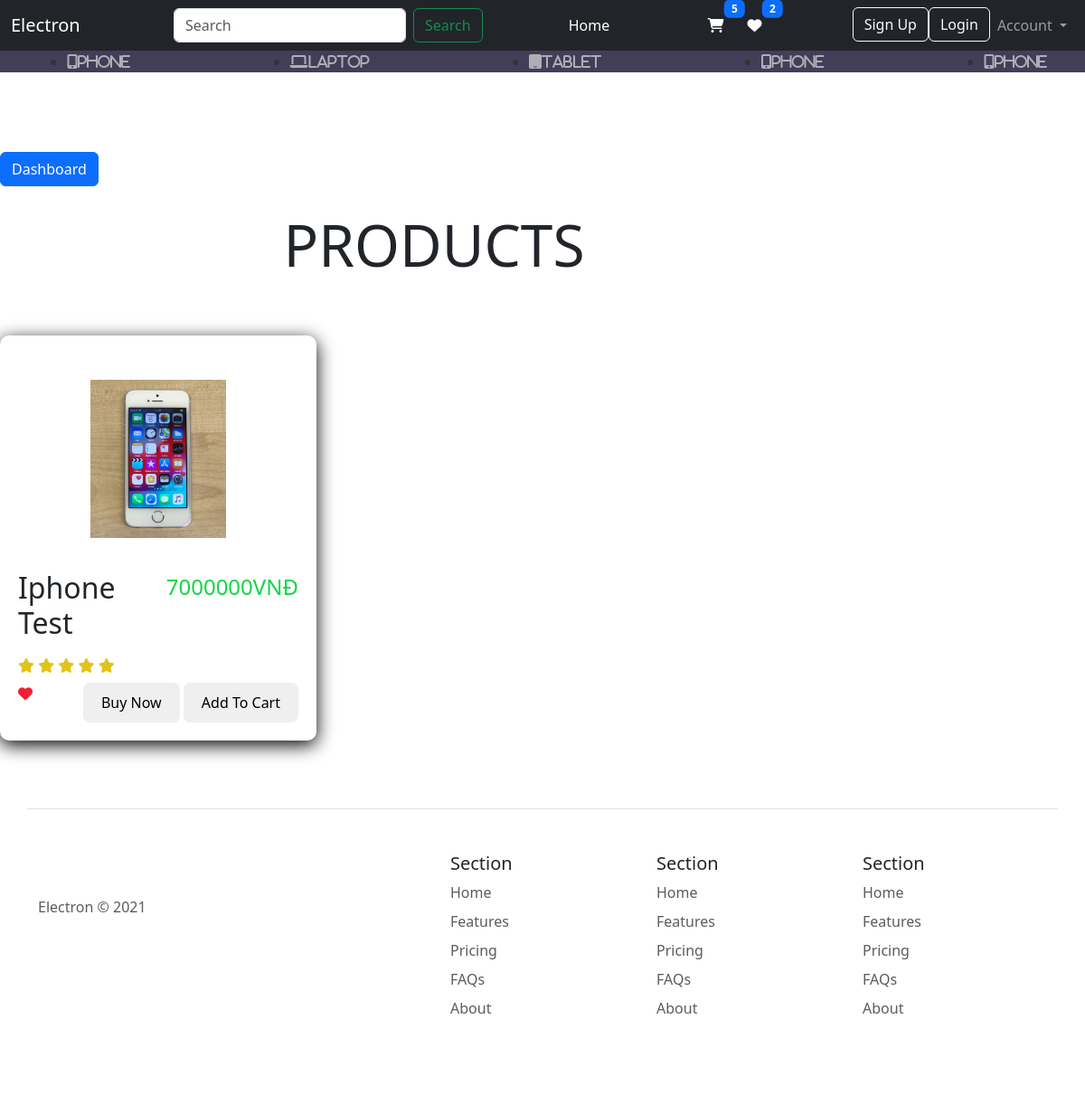
The app's page /, older data.
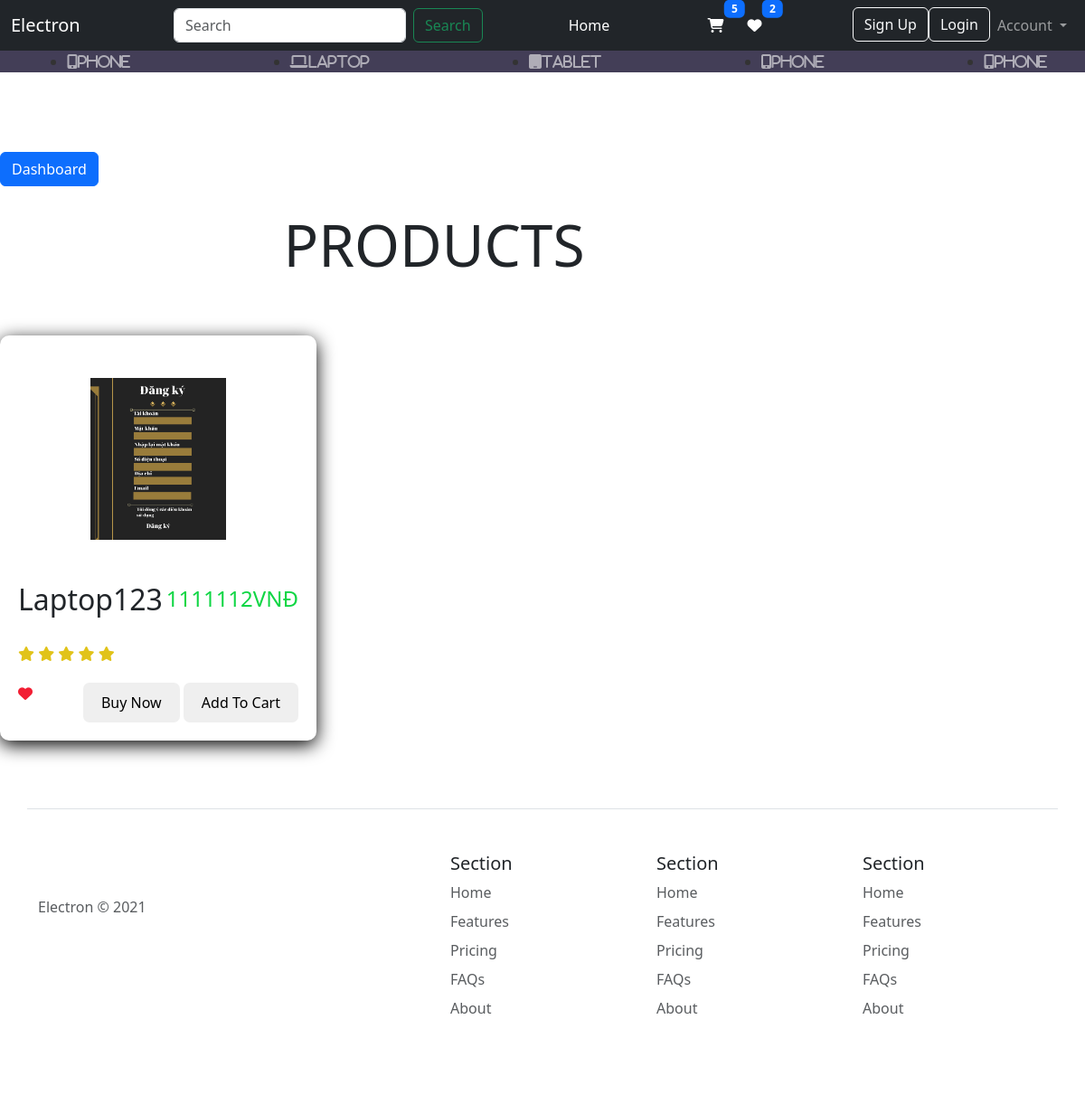
The same page, newer data.
### home/models.py (models this page shows, shortened)
class Product (models.Model):
    id = models.AutoField(primary_key=True)
    product_type = models.ForeignKey(ProductType, on_delete=models.CASCADE)
    image = models.ImageField(upload_to='products/')
    Name = models.CharField(max_length=100)
    price = models.IntegerField()
    stock = models.IntegerField()

### home/views.py (the view)
# urls.py: path("", views.index),
def index(request):
    if 'que' in request.GET:
        que = request.GET['que']
        products = Product.objects.filter(Name__icontains=que)
    else:
        products = Product.objects.all()
    context = {'products' : products}
    return render(request , 'home/index.html',context)

### templates/home/index.html (shortened to what this page needs)
{% extends "base/base.html" %}
{% load static %}
{%  block start %}
<a class="btn btn-primary" data-bs-toggle="offcanvas" href="#offcanvasExample" role="button" aria-controls="offcanvasExample">
    Dashboard
  </a>
<div class="product-container">
  <div class="header">
    <h1>Products</h1>
  </div>
  {% for product in products %}
    <div class="products">
        <div class="product">
            <div class="image">
                <img src="{{product.image.url}}" alt="">
            </div>
            <div class="namePrice">
                <h3>{{product.Name}}</h3>
                <span>{{product.price}}VNĐ</span>
            </div>
            <div class="stars">
                <i class="fa-solid fa-star" style="color: rgb(225, 195, 25);"></i>
                <i class="fa-solid fa-star" style="color: rgb(225, 195, 25);"></i>
                <i class="fa-solid fa-star" style="color: rgb(225, 195, 25);"></i>
                <i class="fa-solid fa-star" style="color: rgb(225, 195, 25);"></i>
                <i class="fa-solid fa-star" style="color: rgb(225, 195, 25);"></i>
            </div>
            <div class="heart">
                <i class="fa-solid fa-heart" style="color: rgb(242, 30, 51);"></i>
            </div>
            <div class="buy">
                <button>Buy Now</button>
                <button>Add To Cart</button>
            </div>
        </div>
    </div>
    {% endfor %}
</div>
{% endblock %}

Row changes from the older to the newer data that the page shows:
removed Product: image (picture), Name "Iphone Test", price "7000000"
added Product: image (picture), Name "Laptop123", price "1111112"
